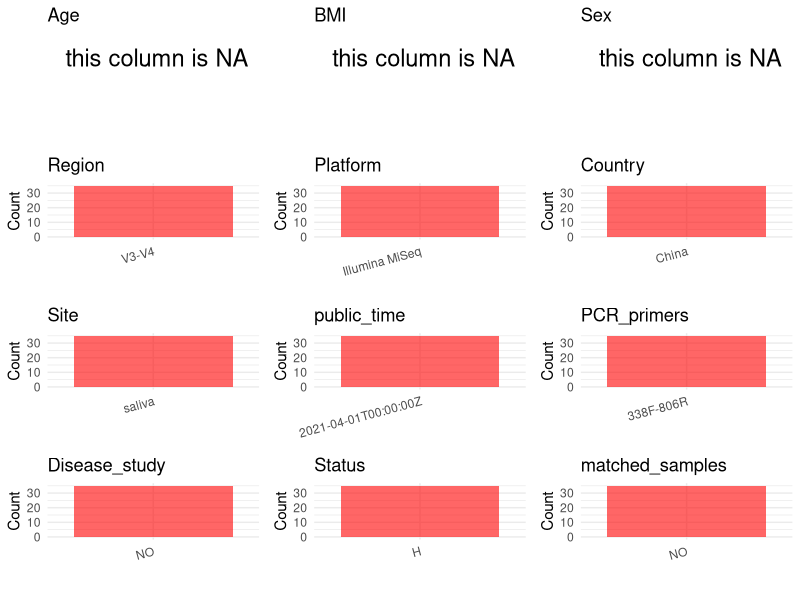

The R script that drew this image: (Note: this script raises an error after producing the figure.)
## ---- chunk 1
# Load necessary libraries
library(dplyr)
library(ggplot2)
library(cowplot)

# Set working directory (update this path to your local directory)
setwd("D:/metadata/3/PRJNA610499")

# Read the initial metadata files
initial_meta<-read.csv("SraRunTable.csv",header = T)

# Combine the two metadata files
#meta <- rbind(initial_meta, initial_meta1)

#Remove entries non-oral samples
#initial_meta <- subset(initial_meta,BioSampleModel != "Metagenome or environmental")

# Check the number of samples containing "HT" in Sample.Name (e.g., healthy controls)
#nrow(subset(meta, grepl("HT", Sample.Name)))

# Display the first few rows of the metadata
head(initial_meta)
## ---- chunk 2
# Create a uniform metadata dataframe
metadata <- data.frame(
  BioProject = initial_meta$BioProject,
  Run = initial_meta$Run,
  sample_name = initial_meta$Sample.Name,
  Age = NA,
  BMI = NA,
  Sex=NA,
  Region = "V3-V4",
  Platform = initial_meta$Instrument,
  Country = initial_meta$geo_loc_name_country,
  Site = "saliva",
  public_time = initial_meta$ReleaseDate,
  Status      = "H",
  stringsAsFactors = FALSE
)
## ---- chunk 3
# Add information obtained from the publication
metadata$PCR_primers <- "338F-806R"
metadata$title <- "High-throughput sequencing identifies salivary microbiota in Chinese caries-free preschool children with primary dentition"
metadata$Disease_study <- "NO"
# Assign disease status based on sample_name patterns


metadata$matched_samples <- "NO"
## ---- chunk 4
# Check the number of unique runs and sample names
print(paste("Number of unique runs:", length(unique(metadata$Run))))
print(paste("Number of unique sample names:", length(unique(metadata$sample_name))))
## ---- chunk 5
# Select columns for visualization
plot_data <- metadata %>%
  select(-BioProject, -Run, -sample_name, -title)

# Function to create simple plots for each column
create_simple_plots <- function(data) {
  plots <- list()
  
  for (col in colnames(data)) {
    # Check if the column is all NA
    if (all(is.na(data[[col]]))) {
      # Create an empty plot with text indicating all NA
      p <- ggplot() +
        annotate("text", x = 0.5, y = 0.5, label = "this column is NA", size = 6) +
        labs(title = col) +
        theme_void()
    } else if (is.numeric(data[[col]])) {
      # Numeric variable: histogram
      p <- ggplot(data, aes(x = .data[[col]])) +
        geom_histogram(fill = "blue", alpha = 0.6, bins = 20, na.rm = TRUE) +
        labs(title = col) +
        theme_minimal()
    } else {
      # Categorical variable: bar plot (remove NA values)
      count_data <- as.data.frame(table(data[[col]], useNA = "ifany"))
      p <- ggplot(count_data, aes(x = reorder(Var1, -Freq), y = Freq)) +
        geom_col(fill = "red", alpha = 0.6) +
        labs(title = col, x = NULL, y = "Count") +
        theme_minimal() +
        theme(axis.text.x = element_text(angle = 15, hjust = 1))
    }
    plots[[col]] <- p
  }
  
  return(plots)
}

# Generate and arrange plots
plots <- create_simple_plots(plot_data)
p<-plot_grid(plots$Age, 
          plots$BMI, 
          plots$Sex, 
          plots$Region, 
          plots$Platform, 
          plots$Country, 
          plots$Site,
          plots$public_time, 
          plots$PCR_primers,
          plots$Disease_study,
          plots$Status,
          plots$matched_samples,# add 
          ncol = 3, align = "hv", axis = "lb")
ggsave("Metadata_Summary.png", plot = p, width = 8, height = 6, dpi = 150)
## ---- chunk 6
knitr::include_graphics("metadata_summary.png")
## ---- chunk 7
# Reorder columns to match the desired format
metadata <- metadata[, c(
  "BioProject", "Run", "sample_name", "Age", "BMI", "Sex", 
  "Region", "Platform", "Country", "Site", "public_time", 
  "PCR_primers", "title", "Disease_study", "Status","matched_samples"
)]

# Export the uniform metadata to a CSV file
write.csv(metadata, file = "metadata.csv", quote = TRUE)
head(metadata)
